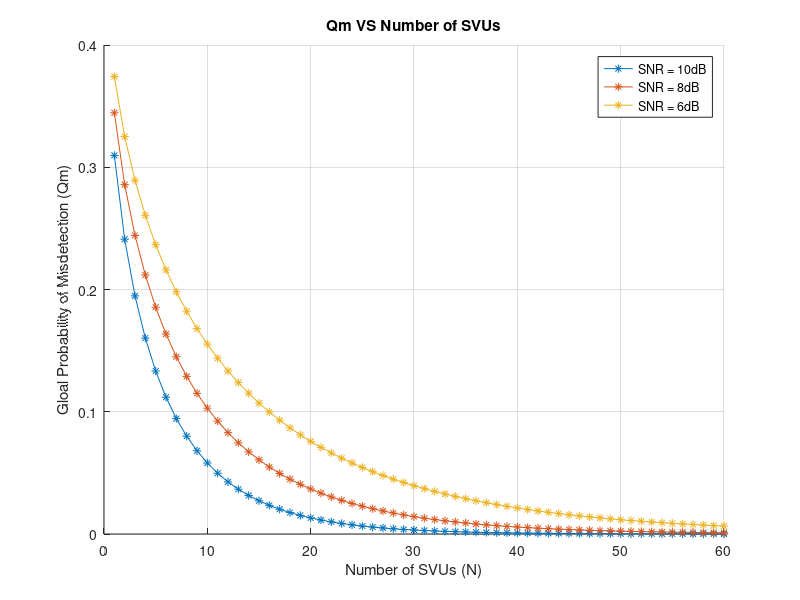

MATLAB code for this plot:
%Prob of Global Miss-Detection vs Number of SVUs

clc
close all
clear all
L = 50; 
iter =10^5;
Pf = 0.01;
snr_db = 6:2:10; % Signal-to-noise ratio (SNR) in dB
snr = 10.^(snr_db./10); % SNR in linear scale
thresh_theory = 2*gammaincinv(1-Pf,L/2);
u = L./2; % Time-Bandwidth product
PD = [];

for ii = 1:length(snr_db)
    temp1 = (L/2)*snr(ii);
    A = temp1./(1 + temp1);
    n = 0:1:u-2;
    t1 = sum((1./factorial(n)).*(thresh_theory./2).^(n));
    t2 = sum((1./factorial(n)).*(((thresh_theory./2).*(A)).^(n)));
    Pd_theory = exp(-thresh_theory./2).*t1 + (1./A).^(u-1).*(exp(-thresh_theory./(2.*(1+temp1))) - exp(-thresh_theory./2).*t2);
    pm_theory = 1-Pd_theory;
    PD = 0.5 + (Pd_theory-0.5)*sqrt(snr(ii)/(2+snr(ii)));
    temp = 1:1:60;

    for jj=1:1:60
        sum1 = 0;
        sum2 = 0;
        for kk = 1:1:jj
           sum1 = sum1 + PD;
           sum2 = sum2 + (PD*(1-PD));          
        end
        qm(jj) = 1-qfunc((sum1-(jj))/(sqrt(sum2)));
    end
    hold on;
    grid on;
    plot(temp,qm,'-*');
end

legend('SNR = 10dB','SNR = 8dB','SNR = 6dB');
hold off
xlabel('Number of SVUs (N)');
ylabel('Gloal Probability of Misdetection (Qm)');
title('Qm VS Number of SVUs');